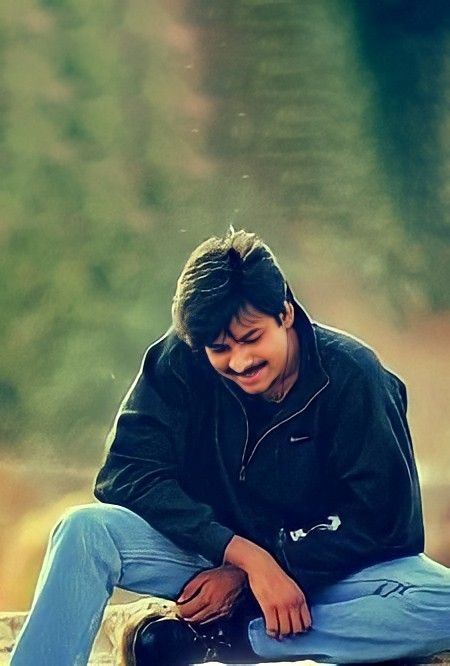
#> input picture opencv/pspk.jpg, 450 x 666 px
$ python ex7.py
#> lines starting #> are read from the running program, lines starting #| are printed output that depends on the picture
import cv2

img = cv2.imread("pspk.jpg")
#> img is the input picture: shape (666, 450, 3); mean B, G, R 92.2, 104.9, 90
cv2.imshow("Normal_img",img)
rotational_90=cv2.rotate(img,cv2.ROTATE_90_CLOCKWISE)
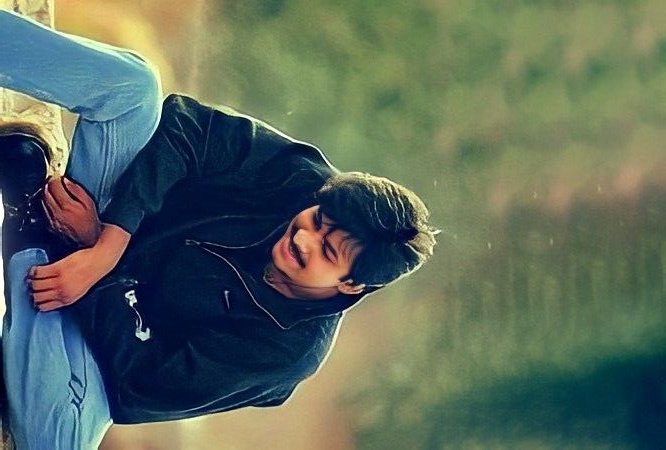
#> rotational_90: shape (450, 666, 3); mean B, G, R 92.2, 104.9, 90
rotational_180=cv2.rotate(img,cv2.ROTATE_180)
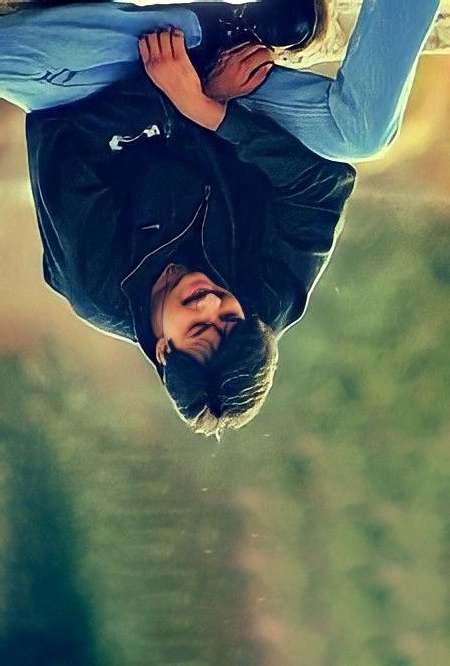
#> rotational_180: shape (666, 450, 3); mean B, G, R 92.2, 104.9, 90
cv2.imshow("Rotational Img:",rotational_90)
cv2.imshow("Rotational Img1:",rotational_180)
cv2.waitKey(0)

$ run again, with opencv/download.jpg copied over opencv/pspk.jpg
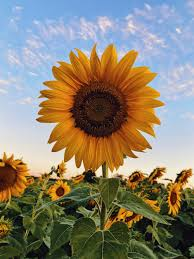
#> input picture opencv/download.jpg, 194 x 259 px
#> img is the input picture: shape (259, 194, 3); mean B, G, R 114.3, 130.6, 138.2
#> `rotational_90=cv2.rotate(img,cv2.ROTATE_90_CLOCKWISE)`:
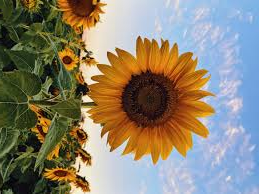
#> rotational_90: shape (194, 259, 3); mean B, G, R 114.3, 130.6, 138.2
#> `rotational_180=cv2.rotate(img,cv2.ROTATE_180)`:
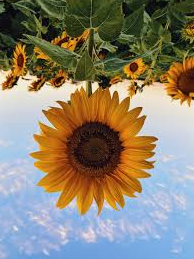
#> rotational_180: shape (259, 194, 3); mean B, G, R 114.3, 130.6, 138.2

$ run again, with opencv/flower.jpg copied over opencv/pspk.jpg
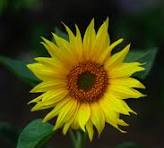
#> input picture opencv/flower.jpg, 164 x 148 px
#> img is the input picture: shape (148, 164, 3); mean B, G, R 16, 67.1, 69.7
#> `rotational_90=cv2.rotate(img,cv2.ROTATE_90_CLOCKWISE)`:
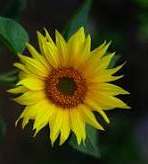
#> rotational_90: shape (164, 148, 3); mean B, G, R 16, 67.1, 69.7
#> `rotational_180=cv2.rotate(img,cv2.ROTATE_180)`:
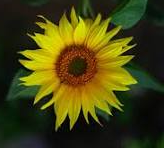
#> rotational_180: shape (148, 164, 3); mean B, G, R 16, 67.1, 69.7

$ run again, with opencv/kushi.jpg copied over opencv/pspk.jpg
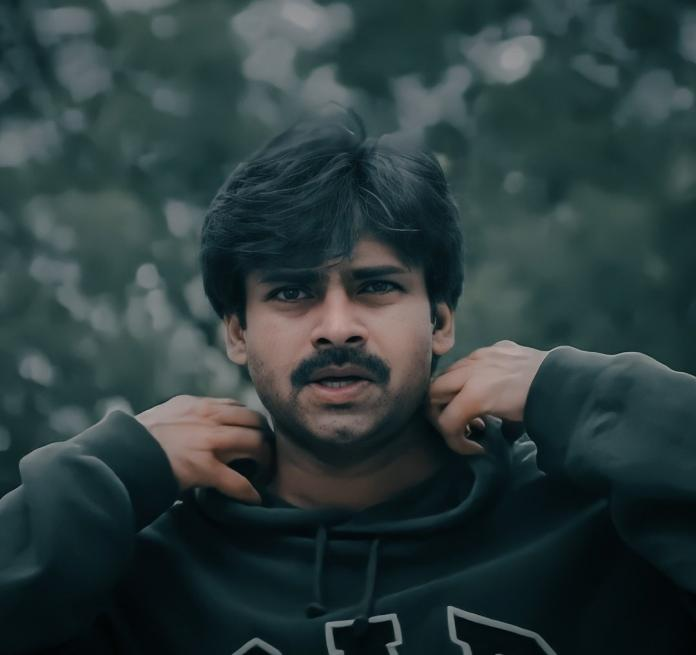
#> input picture opencv/kushi.jpg, 696 x 655 px
#> img is the input picture: shape (655, 696, 3); mean B, G, R 61.4, 60.3, 44.6
#> `rotational_90=cv2.rotate(img,cv2.ROTATE_90_CLOCKWISE)`:
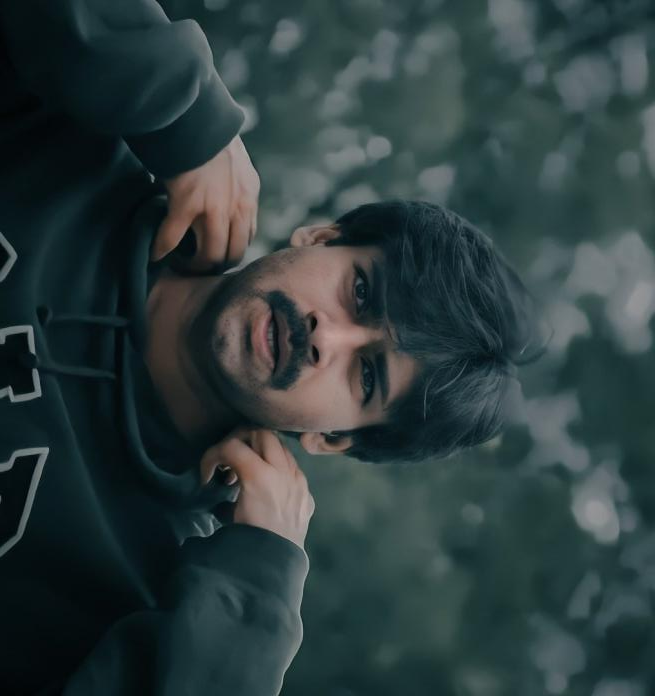
#> rotational_90: shape (696, 655, 3); mean B, G, R 61.4, 60.3, 44.6
#> `rotational_180=cv2.rotate(img,cv2.ROTATE_180)`:
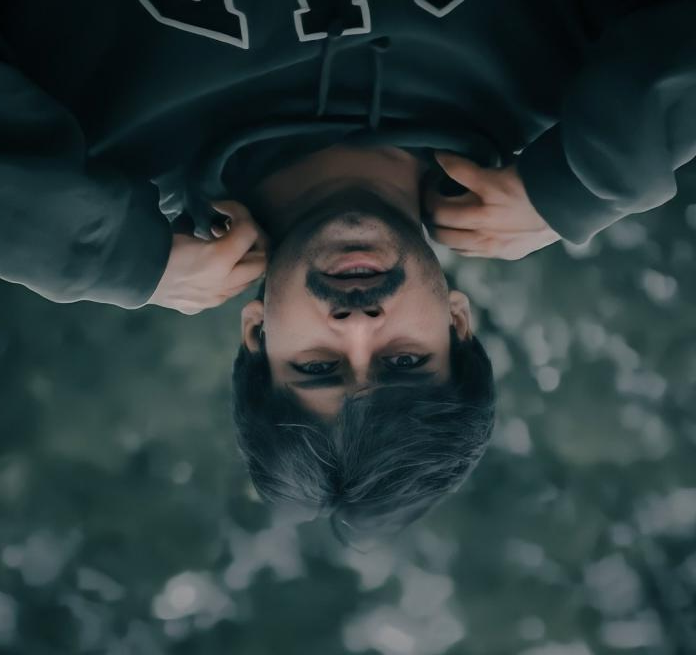
#> rotational_180: shape (655, 696, 3); mean B, G, R 61.4, 60.3, 44.6
